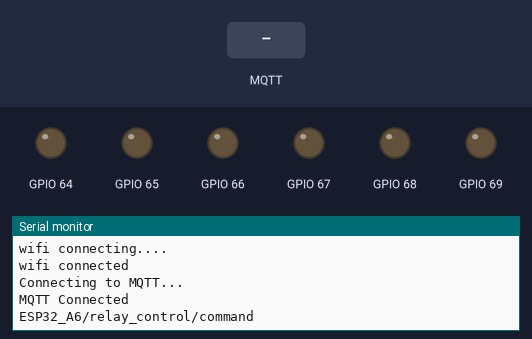
Simulated run of this sketch. Board: ESP32. On the bench: output pins drawn as LEDs (lit = HIGH), the last lines printed to the serial monitor. The inputs (shaded band) are chosen by the test bench. WiFi joins after 1.5 s; servers stay silent unless stated; no MQTT or app messages arrive unless stated.

Above: at 3.2 s.
3.3 s: MQTT message "1" arrives on the first subscribed topic
At 4.5 s:
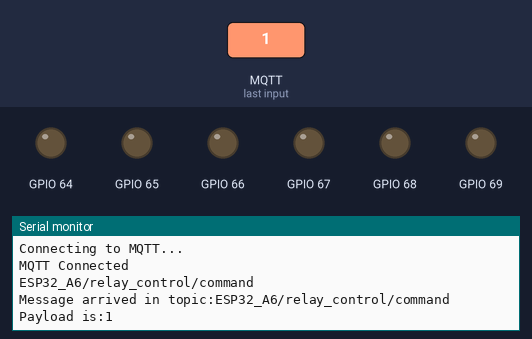
4.8 s: MQTT message "on" arrives on the first subscribed topic
At 5.8 s:
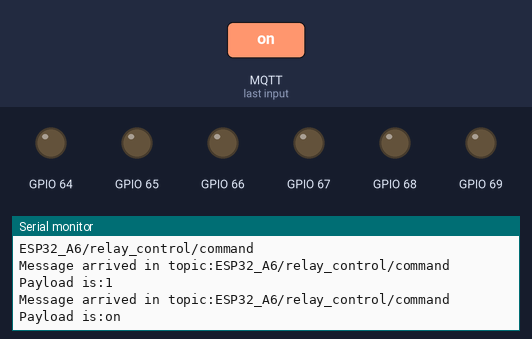
6.3 s: MQTT message "off" arrives on the first subscribed topic
At 7.0 s:
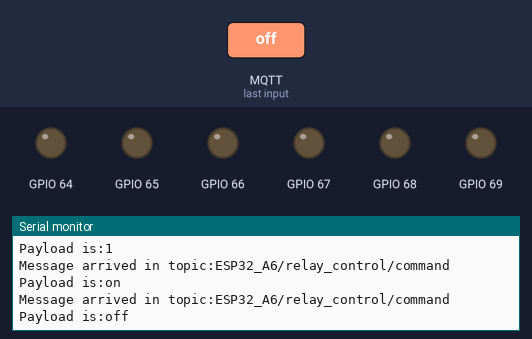

Measured:
- after the input at 3.3 s, the serial monitor: prints a new line at once (image 1)
- after the input at 4.8 s, the serial monitor: prints a new line at once (image 2)
- after the input at 6.3 s, the serial monitor: prints a new line at once (image 3)

The sketch:

14.MQTT_A6.ino
```cpp
#include<WiFi.h>
#include<PubSubClient.h>
#include<PCF8574.h>

const char* ssid ="HANKER";   // input your router's ssid
const char* password="a12345678";// input your router's password
const char* mqttServer ="192.168.50.101";// this is your MQTT server
const int mqttPort=1883;
const char* mqttUsername="mqtt";  // this is your MQTT server username（Optional)
const char* mqttPassword="123"; // this is your MQTT server password（Optional)

PCF8574 pcf8574_out(0x24,4,15); // A6 sda is gpio4  scl is gpio15

WiFiClient espClient; // creat an instance
PubSubClient client(espClient);//creat an instance

void setup(){
    Serial.begin(115200);
    Serial.println(__FILE__);// print the folder path
   String topic = "ESP32_A6/relay_control/command"; // creat the topic
   //  Initializes the WIFI
  WiFi.begin(ssid,password);
  while(WiFi.status()!=WL_CONNECTED){
    delay(1000);
    Serial.println("wifi connecting....");
  }
    Serial.println("wifi connected");
  // Try to connect to MQTT SERVER
    client.setServer(mqttServer,mqttPort);
    client.setCallback(callback);
  while(!client.connected()){
      Serial.println("Connecting to MQTT...");
      if(client.connect("ESP32-A6",mqttUsername,mqttPassword)){
        Serial.println("MQTT Connected");
      }else {
        Serial.println("Check your MQTT settings");
        delay(2000);

      }
  }
  pcf8574_out.pinMode(P0,OUTPUT);
  pcf8574_out.pinMode(P1,OUTPUT);
  pcf8574_out.pinMode(P2,OUTPUT);
  pcf8574_out.pinMode(P3,OUTPUT);
  pcf8574_out.pinMode(P4,OUTPUT);
  pcf8574_out.pinMode(P5,OUTPUT);
  pcf8574_out.begin();

  Serial.println(topic.c_str());
  client.subscribe(topic.c_str());

}
void loop(){
    client.loop();
}
void callback(char* topic,byte* payload,int length) {
  Serial.println("Message arrived in topic:"+ String(topic));
  Serial.print("Payload is:");
  for(unsigned int i=0;i<length;i++) {
    Serial.write(payload[i]);
  }
  Serial.println();

  if(!strncmp((char*)payload,"{\"relay1\":\"on\"}",length)){
     pcf8574_out.digitalWrite(0,LOW);
  }
else if (!strncmp((char*)payload,"{\"relay1\":\"off\"}",length)){
  pcf8574_out.digitalWrite(0,HIGH);
}

if (!strncmp((char *)payload, "{\"relay2\":\"on\"}", length)) {
  pcf8574_out.digitalWrite(1,LOW);
}
else if (!strncmp((char *)payload, "{\"relay2\":\"off\"}", length)) {
  pcf8574_out.digitalWrite(1,HIGH);
  }
if (!strncmp((char *)payload, "{\"relay3\":\"on\"}", length)) {
  pcf8574_out.digitalWrite(2,LOW);
}
 else if (!strncmp((char *)payload, "{\"relay3\":\"off\"}", length)) {
  pcf8574_out.digitalWrite(2,HIGH);
 }
if (!strncmp((char *)payload, "{\"relay4\":\"on\"}", length)) {
  pcf8574_out.digitalWrite(3,LOW);
}
 else if (!strncmp((char *)payload, "{\"relay4\":\"off\"}", length)){
 pcf8574_out.digitalWrite(3,HIGH);
}
if (!strncmp((char *)payload, "{\"relay5\":\"on\"}", length)){
   pcf8574_out.digitalWrite(4,LOW);
}
 else if (!strncmp((char *)payload, "{\"relay5\":\"off\"}", length)) {
  pcf8574_out.digitalWrite(4,HIGH);
 }
if (!strncmp((char *)payload, "{\"relay6\":\"on\"}", length)) {
  pcf8574_out.digitalWrite(5,LOW);
  }
 else if (!strncmp((char *)payload, "{\"relay6\":\"off\"}", length)) {
  pcf8574_out.digitalWrite(5,HIGH);
 }
if (!strncmp((char *)payload, "{\"relay\":\"on\"}", length)) {
  relay_on();
}
 else if (!strncmp((char *)payload, "{\"relay\":\"off\"}", length)) {
  relay_off(); }
}
void relay_on()
{
  Wire.beginTransmission(0x24);
  Wire.write(0x00); // set all output to LOW
  Wire.endTransmission();
}
void relay_off()
{
  Wire.beginTransmission(0x24);
  Wire.write(0x0ff); // set all output to HIGH
  Wire.endTransmission();
}
```
